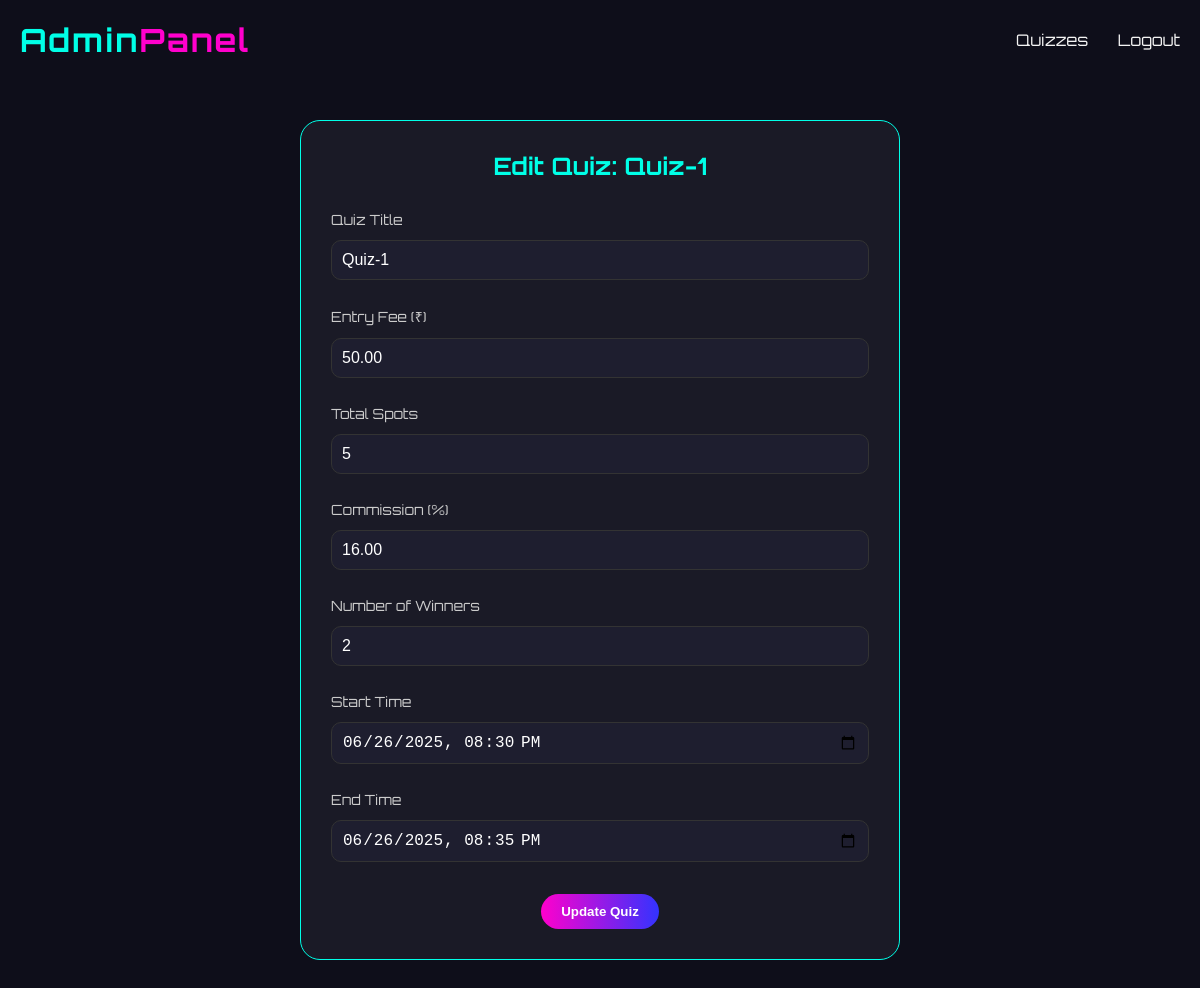
Screenshot of /edit_quiz.php?id=2 (signed in) with the database file from the repository.
### tables this page shows
CREATE TABLE `quizzes` (
  `id` int(11) NOT NULL,
  `title` varchar(255) NOT NULL,
  `entry_fee` decimal(10,2) NOT NULL DEFAULT 0.00,
  `max_spots` int(11) NOT NULL DEFAULT 0,
  `prize_pool` decimal(10,2) DEFAULT 0.00,
  `commission_percent` decimal(5,2) NOT NULL DEFAULT 16.00,
  `is_active` tinyint(1) DEFAULT 1,
  `start_time` datetime DEFAULT NULL,
  `end_time` datetime DEFAULT NULL,
  `created_at` timestamp NOT NULL DEFAULT current_timestamp(),
  `winners` int(11) NOT NULL DEFAULT 1
);

### edit_quiz.php (the view, shortened to what this page needs)
<?php
require_once 'db_connect.php';
$quiz_id = intval($_GET['id']);
$sql = "SELECT * FROM quizzes WHERE id = ?";
$stmt = mysqli_prepare($con, $sql);
mysqli_stmt_bind_param($stmt, 'i', $quiz_id);
mysqli_stmt_execute($stmt);
$result = mysqli_stmt_get_result($stmt);
$quiz = mysqli_fetch_assoc($result);
?>
<!DOCTYPE html>
<html lang="en">
<head>
</head>
<body>
    <div class="nav">
        <div class="logo">Admin<span>Panel</span></div>
        <nav>
            <a href="admin_quizzes.php">Quizzes</a>
            <a href="logout.php">Logout</a>
        </nav>
    </div>
    <div class="container">
        <h2>Edit Quiz: <?= htmlspecialchars($quiz['title']) ?></h2>
        <form method="POST" action="">
            <label>Quiz Title</label>
            <input type="text" name="title" value="<?= htmlspecialchars($quiz['title']) ?>" required>
            <label>Entry Fee (₹)</label>
            <input type="number" id="entry_fee" name="entry_fee" step="0.01" value="<?= $quiz['entry_fee'] ?>" required>
            <label>Total Spots</label>
            <input type="number" id="max_spots" name="max_spots" value="<?= $quiz['max_spots'] ?>" required>
            <label>Commission (%)</label>
            <input type="number" id="commission" name="commission_percent" value="<?= $quiz['commission_percent'] ?>" step="0.01" required>
            <label>Number of Winners</label>
            <input type="number" id="winners" name="winners" value="<?= $quiz['winners'] ?>" required>
            <label>Start Time</label>
            <input type="datetime-local" name="start_time" value="<?= date('Y-m-d\TH:i', strtotime($quiz['start_time'])) ?>" required>
            <label>End Time</label>
            <input type="datetime-local" name="end_time" value="<?= date('Y-m-d\TH:i', strtotime($quiz['end_time'])) ?>" required>
            <div style="text-align:center; margin-top:20px;">
                <button type="submit" class="btn-glow">Update Quiz</button>
            </div>
        </form>
    </div>
</body>
</html>

### edit_quiz.php (style rules this page uses)
* { margin: 0; padding: 0; box-sizing: border-box; }
body { font-family: 'Orbitron', sans-serif; background: #0e0e1a; color: #f4f4f4; }
.nav { display: flex; justify-content: space-between; align-items: center; padding: 20px; }
.logo { font-size: 32px; color: #00ffe7; font-weight: bold; letter-spacing: 2px; }
.logo span { color: #ff00cc; }
nav a { margin-left: 25px; text-decoration: none; color: #f4f4f4; font-size: 16px; }
.container { max-width: 600px; margin: 40px auto; background: rgba(255,255,255,0.05); padding: 30px; border-radius: 20px; border: 1px solid #00ffe7; }
h2 { text-align: center; margin-bottom: 30px; color: #00ffe7; }
input[type="text"], input[type="number"], input[type="datetime-local"] { width: 100%; padding: 10px; margin: 12px 0; background: #1e1e2f; border: 1px solid #333; border-radius: 10px; color: #fff; font-size: 16px; }
label { display: block; margin-top: 15px; font-size: 14px; color: #ccc; }
.btn-glow { background: linear-gradient(90deg, #ff00cc, #3333ff); padding: 10px 20px; border-radius: 50px; color: white; font-weight: bold; border: none; cursor: pointer; transition: 0.3s ease; }

### rows the page displays
quizzes: title "Quiz-1", entry_fee "50.00", max_spots "5", commission_percent "16.00", winners "2", start_time "06/26/2025 20:30", end_time "06/26/2025 20:35"
